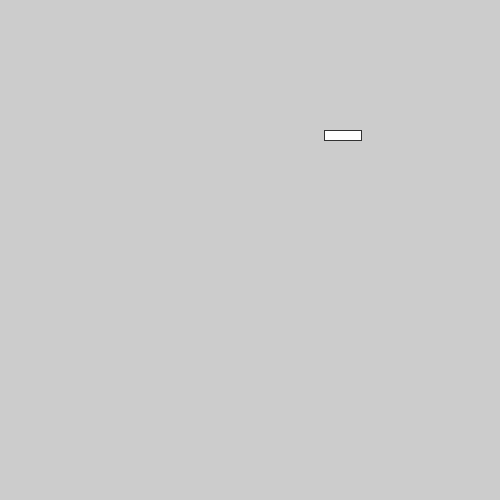
Frame 1 (no input)
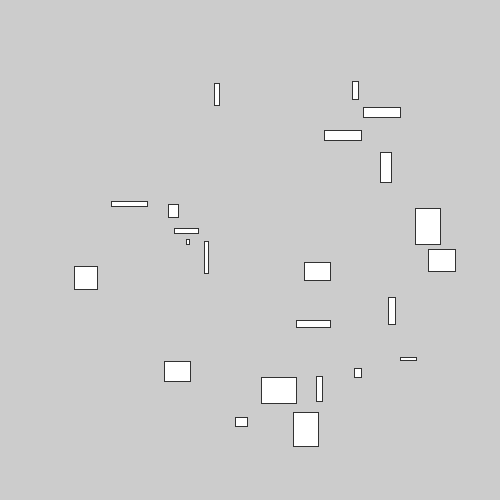
Frame 60 (the mouse pressed at the canvas centre just before this capture)
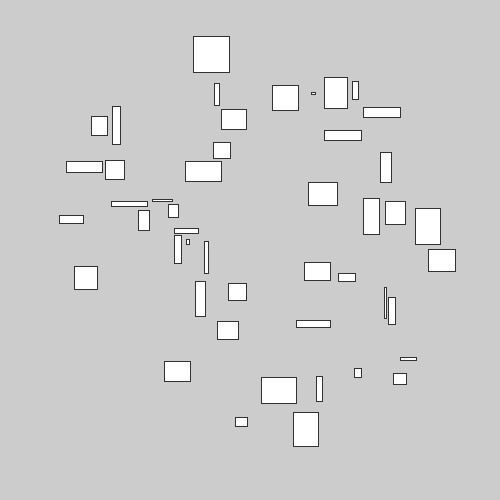
Frame 120 (the mouse held since frame 60 and released just before this capture)

The Processing sketch that drew these frames (run headless with seeded random() and noise(); from frame 60 on, the mouse is pressed at the canvas centre):

// Processing sketch: circles
// ── circles.pde
float cx, cy, cr, padding, c;
ArrayList<Rectangle> rects = new ArrayList<Rectangle>();


void setup() {
  size(500, 500);
  
  cx = width / 2;
  cy = height / 2;
  
  cr = 200;
  
  padding = 1;
  
  frameRate(1000);
}

void draw() {
  c+=1;
  float x = random(width);
  float y = random(height);
  float w = random(max(padding * 2, 3), 40);
  float h = random(max(padding * 2, 3), 40);
  
  Rectangle rect = new Rectangle(x, y, w, h, padding);
  
  
  if (dist(x + w / 2, y + w / 2, cx, cy) < cr) {
    boolean valid = true;
    for (Rectangle other : rects) {
      if (rect.collision(other)) {
        valid = false;
        break; 
      }
    }
    if (valid) {
      rects.add(rect);
      rect.display();
    }
  }
}



final class Rectangle {
  final short x, y, w, h, p;
  boolean state;

  final static color c = 50;

  Rectangle(float xx, float yy, float ww, float hh, float padding) {
    x = (short) xx;
    y = (short) yy;
    w = (short) ww;
    h = (short) hh;
    p = (short) padding;
  }

  boolean toggle() {
    return state = !state;
  }

  boolean click() {
    return mouseX > x & mouseX < x+w & mouseY > y & mouseY < y+h;
  }

  boolean collision(Rectangle other) {
    return (this.x + this.w >= other.x &&
            this.x <= other.x + other.w &&
            this.y + this.h >= other.y &&
            this.y <= other.y + other.h);
  }

  void display() {
    stroke(c);
    rect(x + p, y + p, w - p, h - p);
  }
  
  void display(color cc) {
    stroke(cc);
    rect(x + p, y + p, w - p, h - p);
  }
}
